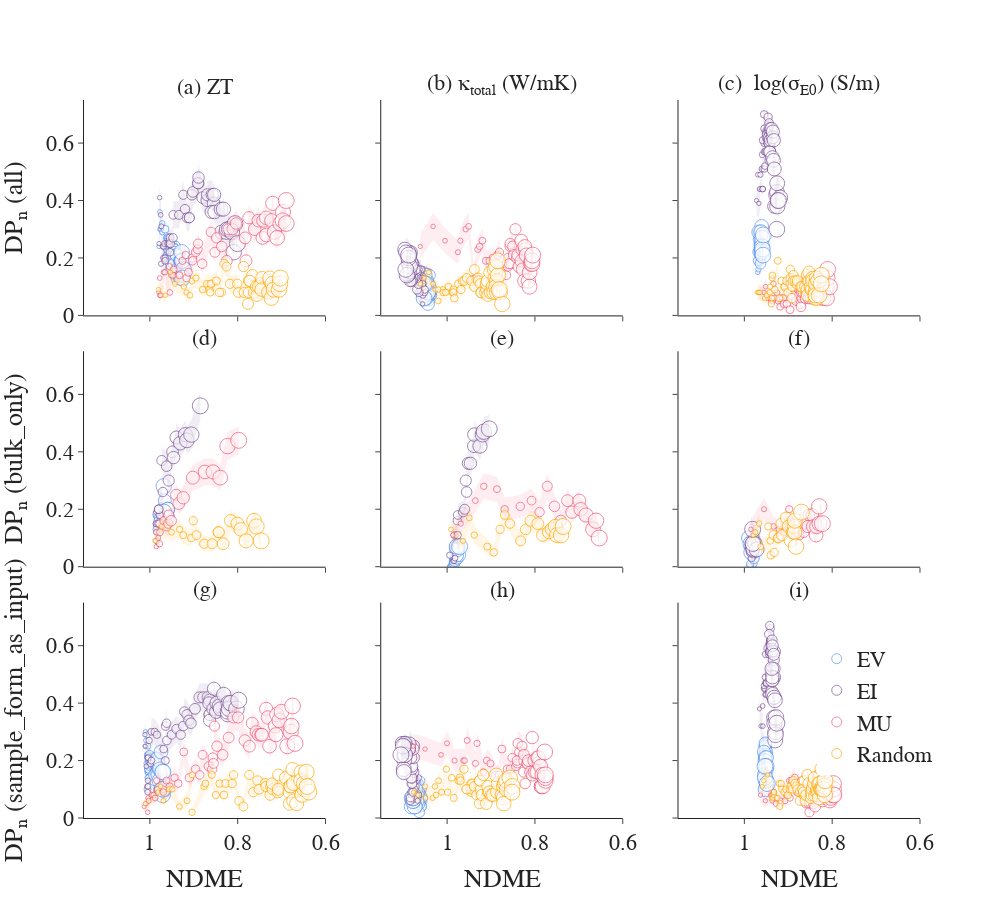

Here is the notebook cell this chart was saved with:
### Code cell
fig = make_subplots(
    rows=3, cols=3,
#     specs=[[{}, {'rowspan':2}],
#            [{}, None]],
    print_grid=True,
    shared_yaxes=True,
    shared_xaxes=True, 
    vertical_spacing=0.05,
    subplot_titles=['(a) ZT', '(b) &#954;<sub>total</sub> (W/mK)', '(c)  log(&#963;<sub>E0</sub>) (S/m)',
                   '(d)', '(e)', '(f)',
                    '(g)', '(h)', '(i)',
                   ]
)

for f in fs:
    
    if 'zt' in f and 'bulk' not in f and 'sfai' not in f:
        traces = fig_utils.get_discovery_probability_traces([f], x_metric='NDME', legend=True)
    else:
        traces = fig_utils.get_discovery_probability_traces([f], x_metric='NDME', legend=False)

    
    if 'zt' in f:
        col = 1
    if 'tc' in f:
        col = 2
    if 'sigma' in f:
        col = 3
        
    if '' in f:
        row = 1
    if 'bulk' in f:
        row = 2
    if 'sfai' in f:
        row = 3
        
        
    for ft in traces:
        fig.add_trace(ft, row=row, col=col)
        fig.update_xaxes(range=[1.15, 0.6], row=row, col=col)
        fig.update_yaxes(range=[0, 0.75], row=row, col=col)

fig.update_xaxes(title_text='NDME', row=3, col=1)
fig.update_xaxes(title_text='NDME', row=3, col=2)        
fig.update_xaxes(title_text='NDME', row=3, col=3)
fig.update_yaxes(title_text='DP<sub>n</sub> (all)', row=1, col=1)
fig.update_yaxes(title_text='DP<sub>n</sub> (bulk_only)', row=2, col=1)
fig.update_yaxes(title_text='DP<sub>n</sub> (sample_form_as_input)', row=3, col=1)

fig.update_layout(legend=dict(
    yanchor="bottom",
    y=0.06,
    xanchor="right",
    x=1.02
))
fig.layout.legend.tracegroupgap = 0

fig.update_annotations(font=dict(family="Barlow Semi Condensed", size=22))
fig.update_layout(font=dict(family="Barlow Semi Condensed", size=22), width=1000, height=900,  showlegend=True)
fig.write_image(os.path.join("static","fig7-sl_compare-starrydata.png"), scale=2)
fig.show()
